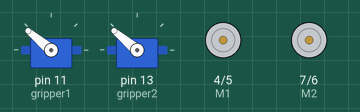
Bench run of a sketch on a simulated Arduino Uno, built with avr-gcc and run on an emulated ATmega328P. Parts: 2 × servo, direction and speed pins drawn as motors (green arrow = direction pin HIGH = forward, orange = LOW = backward, longer = more drive).

Above: at 0.05 s.
At 19.95 s:
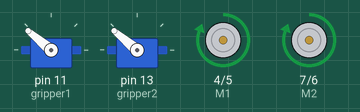
At 25.05 s:
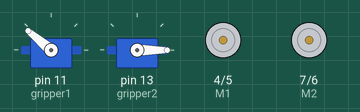
At 29.95 s:
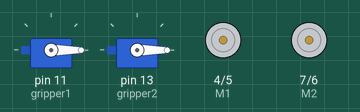
At 39.95 s:
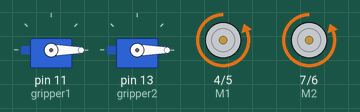
Timing chart, 0 to 65.6 s (numbered marks = the images above):
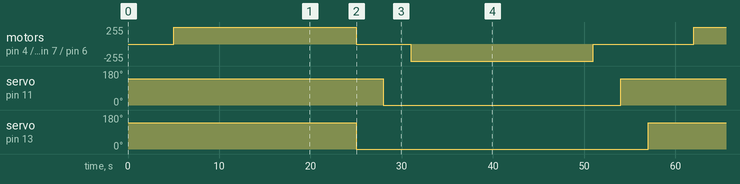

The sketch:

test.ino
```cpp
#include <Servo.h>  // Include the Servo library

// Arduino PWM Speed Control:
int E1 = 5;  // Motor1 PWM pin
int M1 = 4;  // Motor1 direction pin
int E2 = 6;  // Motor2 PWM pin
int M2 = 7;  // Motor2 direction pin

Servo gripper1;  // Create a Servo object for the first gripper
Servo gripper2;  // Create a Servo object for the second gripper

unsigned long previousMillis = 0;
const long intervalClamp = 5000;  // Interval for clamping (5 seconds)
const long intervalMotorRun = 20000;  // Interval for motor run (20 seconds)
const long intervalWait = 3000;  // Interval for all waitings (3 seconds)

float clampAngle1 = 140;
float unclampAngle1 = 0;
float clampAngle2 = 0;
float unclampAngle2 = 140;

enum State {
  CLAMP1,
  WAIT1,
  RUN_MOTOR_FORWARD,
  CLAMP2,
  WAIT2,
  UNCLAMP1,
  WAIT3,
  RUN_MOTOR_BACKWARD,
  WAIT4,
  CLAMP1_AGAIN,
  WAIT5,
  UNCLAMP2,
  DONE
};
State currentState = CLAMP1;

void setup() {
  Serial.begin(9600);
  pinMode(M1, OUTPUT);
  pinMode(M2, OUTPUT);
  pinMode(E1, OUTPUT);
  pinMode(E2, OUTPUT);

  gripper1.attach(11);  // Attach the first gripper to pin 11
  gripper2.attach(13);  // Attach the second gripper to pin 13

  gripper1.write(unclampAngle1);  // Initialize the first gripper position
  gripper2.write(unclampAngle2);  // Initialize the second gripper position
}

void loop() {
  unsigned long currentMillis = millis();

  switch (currentState) {
    case CLAMP1:
      gripper1.write(clampAngle1);  // Clamp the first gripper
      currentState = WAIT1;
      previousMillis = currentMillis;
      break;

    case WAIT1:
      if (currentMillis - previousMillis >= intervalClamp) {
        currentState = RUN_MOTOR_FORWARD;
        previousMillis = currentMillis;

        // Start the motors forward
        digitalWrite(M1, HIGH);
        digitalWrite(M2, HIGH);
        analogWrite(E1, 255);
        analogWrite(E2, 255);
      }
      break;

    case RUN_MOTOR_FORWARD:
      if (currentMillis - previousMillis >= intervalMotorRun) {
        // Stop the motors
        digitalWrite(M1, LOW);
        digitalWrite(M2, LOW);
        analogWrite(E1, 0);
        analogWrite(E2, 0);

        currentState = CLAMP2;
        previousMillis = currentMillis;
      }
      break;

    case CLAMP2:
      gripper2.write(clampAngle2);  // Clamp the second gripper in the opposite direction
      currentState = WAIT2;
      previousMillis = currentMillis;
      break;

    case WAIT2:
      if (currentMillis - previousMillis >= intervalWait) {
        currentState = UNCLAMP1;
        previousMillis = currentMillis;
      }
      break;

    case UNCLAMP1:
      gripper1.write(unclampAngle1);  // Unclamp the first gripper
      currentState = WAIT3;
      previousMillis = currentMillis;
      break;

    case WAIT3:
      if (currentMillis - previousMillis >= intervalWait) {
        currentState = RUN_MOTOR_BACKWARD;
        previousMillis = currentMillis;

        // Start the motors backward
        digitalWrite(M1, LOW);
        digitalWrite(M2, LOW);
        analogWrite(E1, 255);
        analogWrite(E2, 255);
      }
      break;

    case RUN_MOTOR_BACKWARD:
      if (currentMillis - previousMillis >= intervalMotorRun) {
        // Stop the motors
        digitalWrite(M1, LOW);
        digitalWrite(M2, LOW);
        analogWrite(E1, 0);
        analogWrite(E2, 0);

        currentState = WAIT4;
        previousMillis = currentMillis;
      }
      break;

    case WAIT4:
      if (currentMillis - previousMillis >= intervalWait) {
        currentState = CLAMP1_AGAIN;
        previousMillis = currentMillis;
      }
      break;

    case CLAMP1_AGAIN:
      gripper1.write(clampAngle1);  // Clamp the first gripper again
      currentState = WAIT5;
      previousMillis = currentMillis;
      break;

    case WAIT5:
      if (currentMillis - previousMillis >= intervalWait) {
        currentState = UNCLAMP2;
        previousMillis = currentMillis;
      }
      break;

    case UNCLAMP2:
      gripper2.write(unclampAngle2);  // Unclamp the second gripper
      currentState = DONE;
      previousMillis = currentMillis;
      break;

    case DONE:
      // Loop back to the beginning
      currentState = CLAMP1;
      break;
  }
}
```

dcMotor.cpp
```cpp
# include "dcMotor.h"

//Arduino PWM Speed Control：
const int E1 = 5;  // motor1 PWM pin
const int M1 = 4;  // motor1 direction pin
const int E2 = 6;  // motor2 PWM pin
const int M2 = 7;  // motor2 direction pin

void ini_dcmotor() {
  pinMode(M1, OUTPUT);
  pinMode(M2, OUTPUT);
}

void move_up(int run_time) {
  unsigned long startTime = millis();
  do {
    unsigned long currentTime = millis();
    if (currentTime - startTime <= run_time) {
      Serial.print(currentTime);
      digitalWrite(M1, HIGH);
      digitalWrite(M2, HIGH);
      analogWrite(E1, 250);   //PWM Speed Control
      analogWrite(E2, 250);   //PWM Speed Control
    } else {
      break;
    }
  } while (1);

  digitalWrite(M1, LOW);
  digitalWrite(M2, LOW);
  analogWrite(E1, 0);
  analogWrite(E2, 0);
}

void move_down(int run_time) {
  unsigned long startTime = millis();
  do {
    unsigned long currentTime = millis();
    if (currentTime - startTime <= run_time) {
      digitalWrite(M1, LOW);
      digitalWrite(M2, LOW);
      analogWrite(E1, 250);   //PWM Speed Control
      analogWrite(E2, 250);   //PWM Speed Control
    } else {
      break;
    }
  } while (1);

  digitalWrite(M1, HIGH);
  digitalWrite(M2, HIGH);
  analogWrite(E1, 0);
  analogWrite(E2, 0);
}
```

dcMotor.h
```cpp
#ifndef __DCMOTOR_H
#define	__DCMOTOR_H

# include "arduino.h"

void ini_dcmotor();
void move_up(int run_time);
void move_down(int run_time);

#endif /* __DCMOTOR_H */
```

myServo.cpp
```cpp
# include "myServo.h"

int minPulseWidth = 500;  // Minimum pulse width in microseconds
int maxPulseWidth = 2500; // Maximum pulse width in microseconds
int maxAngle = 180;  // Maximum angle corresponding to maximum pulse width
int factor = (maxPulseWidth - minPulseWidth) / maxAngle; // Factor for conversion from angle to pulse width

void slow_rotate(float &current_angle, float target_angle, Servo &myServo) {
  if (current_angle < target_angle) {
    for (int angle=(int) current_angle; angle <= (int)target_angle; angle+=5) {
      myServo.write(angle);
      delay(100);
    }
  } else {
    for (int angle=(int) current_angle; angle >= (int)target_angle; angle-=5) {
      myServo.write(angle);
      delay(100);
    }
  }
}
```

myServo.h
```cpp
#ifndef __MYSERVO_H
#define	__MYSERVO_H

# include "arduino.h"
# include <Servo.h>  // Include the Servo library

void slow_rotate (float &current_angle, float target_angle, Servo &myServo);

#endif /* __MYSERVO_H */
```

ultrasonic.cpp
```cpp
# include "ultrasonic.h"

void ini_ultrasonic(int trigPinl, int echoPinl, int trigPinr, int echoPinr) {
  pinMode(trigPinl, OUTPUT);  // Sets the trigPin as an Output
  pinMode(echoPinl, INPUT);  // Sets the echoPin as an Input
  pinMode(trigPinr, OUTPUT);  // Sets the trigPin as an Output
  pinMode(echoPinr, INPUT);  // Sets the echoPin as an Input
}

float measure_d(int trigPin, int echoPin) {
  // defines variables
  long duration;
  float distance;
  // Clears the trigPin
  digitalWrite(trigPin, LOW);
  delayMicroseconds(2);
  // Sets the trigPin on HIGH state for 10 micro seconds
  digitalWrite(trigPin, HIGH);
  delayMicroseconds(10);
  digitalWrite(trigPin, LOW);
  // Reads the echoPin, returns the sound wave travel time in microseconds
  duration = pulseIn(echoPin, HIGH);
  // Calculating the distance
  distance = duration * 0.034 / 2;
  // Prints the distance on the Serial Monitor
  Serial.print("Distance: ");
  Serial.println(distance);
  delay(500);
  return distance;
}
```

ultrasonic.h
```cpp
#ifndef __ULTRASONIC_H
#define	__ULTRASONIC_H

# include "arduino.h"

void ini_ultrasonic(int trigPinl, int echoPinl, int trigPinr, int echoPinr);
float measure_d(int trigPin, int echoPin);

#endif /* __ULTRASONIC_H */
```

Measured:
- by itself, servo on pin 11 (gripper1): alternates 140° for 31.0 s and 0° for 26.0 s
- by itself, servo on pin 13 (gripper2): alternates 140° for 25.0 s and 0° for 32.0 s
- by itself, motor on pin 4 (M1) / pin 5 (E1), motor on pin 7 (M2) / pin 6 (E2): stopped → forward 255/255 at 5.0 s, → stopped 20.0 s later, → backward 255/255 6.0 s later, → stopped 20.0 s later, … (9 changes in this stretch)
